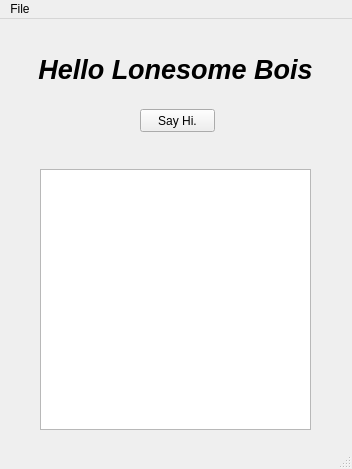
<?xml version="1.0" encoding="UTF-8"?>
<ui version="4.0">
 <class>MainWindow</class>
 <widget class="QMainWindow" name="MainWindow">
  <property name="geometry">
   <rect>
    <x>0</x>
    <y>0</y>
    <width>352</width>
    <height>469</height>
   </rect>
  </property>
  <property name="windowTitle">
   <string>MainWindow</string>
  </property>
  <widget class="QWidget" name="centralwidget">
   <widget class="QLabel" name="label">
    <property name="geometry">
     <rect>
      <x>10</x>
      <y>20</y>
      <width>331</width>
      <height>61</height>
     </rect>
    </property>
    <property name="font">
     <font>
      <pointsize>20</pointsize>
      <weight>75</weight>
      <italic>true</italic>
      <bold>true</bold>
     </font>
    </property>
    <property name="text">
     <string>Hello Lonesome Bois</string>
    </property>
    <property name="alignment">
     <set>Qt::AlignCenter</set>
    </property>
   </widget>
   <widget class="QPushButton" name="pushButton">
    <property name="geometry">
     <rect>
      <x>140</x>
      <y>90</y>
      <width>75</width>
      <height>23</height>
     </rect>
    </property>
    <property name="text">
     <string>Say Hi.</string>
    </property>
   </widget>
   <widget class="QTextEdit" name="textEdit">
    <property name="geometry">
     <rect>
      <x>40</x>
      <y>150</y>
      <width>271</width>
      <height>261</height>
     </rect>
    </property>
   </widget>
  </widget>
  <widget class="QMenuBar" name="menubar">
   <property name="geometry">
    <rect>
     <x>0</x>
     <y>0</y>
     <width>352</width>
     <height>21</height>
    </rect>
   </property>
   <widget class="QMenu" name="menuFile">
    <property name="title">
     <string>File</string>
    </property>
    <addaction name="actionOpen_File"/>
    <addaction name="actionClose"/>
   </widget>
   <addaction name="menuFile"/>
  </widget>
  <widget class="QStatusBar" name="statusbar"/>
  <action name="actionOpen_File">
   <property name="text">
    <string>Open File...</string>
   </property>
  </action>
  <action name="actionClose">
   <property name="text">
    <string>Close</string>
   </property>
  </action>
 </widget>
 <resources/>
 <connections/>
</ui>
